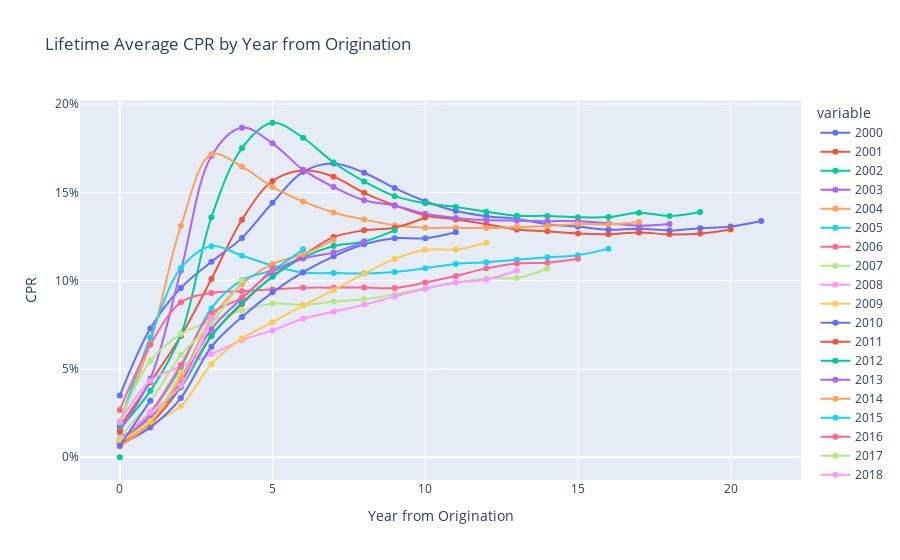

Write notebook code for a chart like this one.
### Code cell
import plotly.express as px

fig = px.line(lifetime_cprs.transpose(), line_shape= 'spline', title="Lifetime Average CPR by Year from Origination", markers=True)
fig.update_layout(yaxis_title='CPR', xaxis_title= 'Year from Origination', yaxis=dict(tickformat='0.0%'))

### Figure 1 — Plotly figure (JSON) as saved in the notebook; plotly's stock layout.template omitted (floating-point values rounded to 4 significant figures)
{"data": [{"hovertemplate": "variable=2000<br>index=%{x}<br>value=%{y}<extra></extra>", "legendgroup": "2000", "line": {"color": "#636efa", "dash": "solid", "shape": "spline"}, "marker": {"symbol": "circle"}, "mode": "lines+markers", "name": "2000", "orientation": "v", "showlegend": true, "type": "scatter", "x": [0, 1, 2, 3, 4, 5, 6, 7, 8, 9, 10, 11, 12, 13, 14, 15, 16, 17, 18, 19, 20, 21], "xaxis": "x", "y": [0.03491, 0.07295, 0.09593, 0.1107, 0.1242, 0.1442, 0.1617, 0.1664, 0.1612, 0.1524, 0.145, 0.1395, 0.1365, 0.135, 0.132, 0.1306, 0.1288, 0.1294, 0.1285, 0.1298, 0.1306, 0.1338], "yaxis": "y"}, {"hovertemplate": "variable=2001<br>index=%{x}<br>value=%{y}<extra></extra>", "legendgroup": "2001", "line": {"color": "#EF553B", "dash": "solid", "shape": "spline"}, "marker": {"symbol": "circle"}, "mode": "lines+markers", "name": "2001", "orientation": "v", "showlegend": true, "type": "scatter", "x": [0, 1, 2, 3, 4, 5, 6, 7, 8, 9, 10, 11, 12, 13, 14, 15, 16, 17, 18, 19, 20, 21], "xaxis": "x", "y": [0.01743, 0.04251, 0.06868, 0.1009, 0.1346, 0.1565, 0.1625, 0.1589, 0.1498, 0.1427, 0.137, 0.1347, 0.132, 0.129, 0.128, 0.1267, 0.1263, 0.1274, 0.1263, 0.1267, 0.129, null], "yaxis": "y"}, {"hovertemplate": "variable=2002<br>index=%{x}<br>value=%{y}<extra></extra>", "legendgroup": "2002", "line": {"color": "#00cc96", "dash": "solid", "shape": "spline"}, "marker": {"symbol": "circle"}, "mode": "lines+markers", "name": "2002", "orientation": "v", "showlegend": true, "type": "scatter", "x": [0, 1, 2, 3, 4, 5, 6, 7, 8, 9, 10, 11, 12, 13, 14, 15, 16, 17, 18, 19, 20, 21], "xaxis": "x", "y": [0.01636, 0.03762, 0.06937, 0.136, 0.1751, 0.1895, 0.181, 0.1669, 0.1562, 0.1479, 0.1438, 0.1418, 0.1391, 0.1368, 0.1367, 0.136, 0.136, 0.1385, 0.1367, 0.1389, null, null], "yaxis": "y"}, {"hovertemplate": "variable=2003<br>index=%{x}<br>value=%{y}<extra></extra>", "legendgroup": "2003", "line": {"color": "#ab63fa", "dash": "solid", "shape": "spline"}, "marker": {"symbol": "circle"}, "mode": "lines+markers", "name": "2003", "orientation": "v", "showlegend": true, "type": "scatter", "x": [0, 1, 2, 3, 4, 5, 6, 7, 8, 9, 10, 11, 12, 13, 14, 15, 16, 17, 18, 19, 20, 21], "xaxis": "x", "y": [0.0151, 0.04447, 0.1058, 0.1706, 0.1867, 0.1778, 0.1629, 0.153, 0.1455, 0.1425, 0.1379, 0.1356, 0.1344, 0.134, 0.1337, 0.1337, 0.1326, 0.1312, 0.1321, null, null, null], "yaxis": "y"}, {"hovertemplate": "variable=2004<br>index=%{x}<br>value=%{y}<extra></extra>", "legendgroup": "2004", "line": {"color": "#FFA15A", "dash": "solid", "shape": "spline"}, "marker": {"symbol": "circle"}, "mode": "lines+markers", "name": "2004", "orientation": "v", "showlegend": true, "type": "scatter", "x": [0, 1, 2, 3, 4, 5, 6, 7, 8, 9, 10, 11, 12, 13, 14, 15, 16, 17, 18, 19, 20, 21], "xaxis": "x", "y": [0.02003, 0.06483, 0.131, 0.1716, 0.1645, 0.153, 0.1449, 0.1386, 0.1346, 0.1314, 0.13, 0.13, 0.1298, 0.1304, 0.1309, 0.1321, 0.1319, 0.1333, null, null, null, null], "yaxis": "y"}, {"hovertemplate": "variable=2005<br>index=%{x}<br>value=%{y}<extra></extra>", "legendgroup": "2005", "line": {"color": "#19d3f3", "dash": "solid", "shape": "spline"}, "marker": {"symbol": "circle"}, "mode": "lines+markers", "name": "2005", "orientation": "v", "showlegend": true, "type": "scatter", "x": [0, 1, 2, 3, 4, 5, 6, 7, 8, 9, 10, 11, 12, 13, 14, 15, 16, 17, 18, 19, 20, 21], "xaxis": "x", "y": [0.01975, 0.06781, 0.1071, 0.1195, 0.1142, 0.1086, 0.1046, 0.1043, 0.1041, 0.105, 0.1071, 0.1095, 0.1105, 0.1118, 0.1132, 0.1145, 0.1182, null, null, null, null, null], "yaxis": "y"}, {"hovertemplate": "variable=2006<br>index=%{x}<br>value=%{y}<extra></extra>", "legendgroup": "2006", "line": {"color": "#FF6692", "dash": "solid", "shape": "spline"}, "marker": {"symbol": "circle"}, "mode": "lines+markers", "name": "2006", "orientation": "v", "showlegend": true, "type": "scatter", "x": [0, 1, 2, 3, 4, 5, 6, 7, 8, 9, 10, 11, 12, 13, 14, 15, 16, 17, 18, 19, 20, 21], "xaxis": "x", "y": [0.0268, 0.06366, 0.08774, 0.09304, 0.09403, 0.09511, 0.09598, 0.09607, 0.09608, 0.0958, 0.09895, 0.1027, 0.107, 0.1098, 0.1102, 0.1124, null, null, null, null, null, null], "yaxis": "y"}, {"hovertemplate": "variable=2007<br>index=%{x}<br>value=%{y}<extra></extra>", "legendgroup": "2007", "line": {"color": "#B6E880", "dash": "solid", "shape": "spline"}, "marker": {"symbol": "circle"}, "mode": "lines+markers", "name": "2007", "orientation": "v", "showlegend": true, "type": "scatter", "x": [0, 1, 2, 3, 4, 5, 6, 7, 8, 9, 10, 11, 12, 13, 14, 15, 16, 17, 18, 19, 20, 21], "xaxis": "x", "y": [0.02078, 0.05455, 0.06978, 0.07709, 0.08317, 0.08698, 0.08633, 0.08814, 0.08952, 0.09224, 0.09575, 0.09863, 0.1014, 0.1016, 0.1069, null, null, null, null, null, null, null], "yaxis": "y"}, {"hovertemplate": "variable=2008<br>index=%{x}<br>value=%{y}<extra></extra>", "legendgroup": "2008", "line": {"color": "#FF97FF", "dash": "solid", "shape": "spline"}, "marker": {"symbol": "circle"}, "mode": "lines+markers", "name": "2008", "orientation": "v", "showlegend": true, "type": "scatter", "x": [0, 1, 2, 3, 4, 5, 6, 7, 8, 9, 10, 11, 12, 13, 14, 15, 16, 17, 18, 19, 20, 21], "xaxis": "x", "y": [0.02003, 0.04334, 0.05145, 0.05844, 0.06627, 0.07185, 0.07846, 0.08248, 0.08633, 0.0911, 0.09541, 0.09896, 0.1006, 0.1058, null, null, null, null, null, null, null, null], "yaxis": "y"}, {"hovertemplate": "variable=2009<br>index=%{x}<br>value=%{y}<extra></extra>", "legendgroup": "2009", "line": {"color": "#FECB52", "dash": "solid", "shape": "spline"}, "marker": {"symbol": "circle"}, "mode": "lines+markers", "name": "2009", "orientation": "v", "showlegend": true, "type": "scatter", "x": [0, 1, 2, 3, 4, 5, 6, 7, 8, 9, 10, 11, 12, 13, 14, 15, 16, 17, 18, 19, 20, 21], "xaxis": "x", "y": [0.007184, 0.01855, 0.02898, 0.05282, 0.06723, 0.07644, 0.08592, 0.09469, 0.1039, 0.1123, 0.1175, 0.1177, 0.1215, null, null, null, null, null, null, null, null, null], "yaxis": "y"}, {"hovertemplate": "variable=2010<br>index=%{x}<br>value=%{y}<extra></extra>", "legendgroup": "2010", "line": {"color": "#636efa", "dash": "solid", "shape": "spline"}, "marker": {"symbol": "circle"}, "mode": "lines+markers", "name": "2010", "orientation": "v", "showlegend": true, "type": "scatter", "x": [0, 1, 2, 3, 4, 5, 6, 7, 8, 9, 10, 11, 12, 13, 14, 15, 16, 17, 18, 19, 20, 21], "xaxis": "x", "y": [0.007153, 0.0169, 0.03354, 0.06256, 0.07948, 0.09341, 0.1048, 0.1138, 0.1206, 0.1241, 0.1241, 0.1275, null, null, null, null, null, null, null, null, null, null], "yaxis": "y"}, {"hovertemplate": "variable=2011<br>index=%{x}<br>value=%{y}<extra></extra>", "legendgroup": "2011", "line": {"color": "#EF553B", "dash": "solid", "shape": "spline"}, "marker": {"symbol": "circle"}, "mode": "lines+markers", "name": "2011", "orientation": "v", "showlegend": true, "type": "scatter", "x": [0, 1, 2, 3, 4, 5, 6, 7, 8, 9, 10, 11, 12, 13, 14, 15, 16, 17, 18, 19, 20, 21], "xaxis": "x", "y": [0.00701, 0.01911, 0.03972, 0.06908, 0.08678, 0.1025, 0.1143, 0.1247, 0.1285, 0.13, 0.1358, null, null, null, null, null, null, null, null, null, null, null], "yaxis": "y"}, {"hovertemplate": "variable=2012<br>index=%{x}<br>value=%{y}<extra></extra>", "legendgroup": "2012", "line": {"color": "#00cc96", "dash": "solid", "shape": "spline"}, "marker": {"symbol": "circle"}, "mode": "lines+markers", "name": "2012", "orientation": "v", "showlegend": true, "type": "scatter", "x": [0, 1, 2, 3, 4, 5, 6, 7, 8, 9, 10, 11, 12, 13, 14, 15, 16, 17, 18, 19, 20, 21], "xaxis": "x", "y": [0.008503, 0.02282, 0.04006, 0.06847, 0.08754, 0.1022, 0.1131, 0.1196, 0.1222, 0.1285, null, null, null, null, null, null, null, null, null, null, null, null], "yaxis": "y"}, {"hovertemplate": "variable=2013<br>index=%{x}<br>value=%{y}<extra></extra>", "legendgroup": "2013", "line": {"color": "#ab63fa", "dash": "solid", "shape": "spline"}, "marker": {"symbol": "circle"}, "mode": "lines+markers", "name": "2013", "orientation": "v", "showlegend": true, "type": "scatter", "x": [0, 1, 2, 3, 4, 5, 6, 7, 8, 9, 10, 11, 12, 13, 14, 15, 16, 17, 18, 19, 20, 21], "xaxis": "x", "y": [0.0111, 0.02241, 0.04273, 0.07263, 0.09001, 0.105, 0.1125, 0.116, 0.1221, null, null, null, null, null, null, null, null, null, null, null, null, null], "yaxis": "y"}, {"hovertemplate": "variable=2014<br>index=%{x}<br>value=%{y}<extra></extra>", "legendgroup": "2014", "line": {"color": "#FFA15A", "dash": "solid", "shape": "spline"}, "marker": {"symbol": "circle"}, "mode": "lines+markers", "name": "2014", "orientation": "v", "showlegend": true, "type": "scatter", "x": [0, 1, 2, 3, 4, 5, 6, 7, 8, 9, 10, 11, 12, 13, 14, 15, 16, 17, 18, 19, 20, 21], "xaxis": "x", "y": [0.006008, 0.01985, 0.04489, 0.07835, 0.09811, 0.1094, 0.115, 0.123, null, null, null, null, null, null, null, null, null, null, null, null, null, null], "yaxis": "y"}, {"hovertemplate": "variable=2015<br>index=%{x}<br>value=%{y}<extra></extra>", "legendgroup": "2015", "line": {"color": "#19d3f3", "dash": "solid", "shape": "spline"}, "marker": {"symbol": "circle"}, "mode": "lines+markers", "name": "2015", "orientation": "v", "showlegend": true, "type": "scatter", "x": [0, 1, 2, 3, 4, 5, 6, 7, 8, 9, 10, 11, 12, 13, 14, 15, 16, 17, 18, 19, 20, 21], "xaxis": "x", "y": [0.00815, 0.02492, 0.05079, 0.08442, 0.1003, 0.1063, 0.1177, null, null, null, null, null, null, null, null, null, null, null, null, null, null, null], "yaxis": "y"}, {"hovertemplate": "variable=2016<br>index=%{x}<br>value=%{y}<extra></extra>", "legendgroup": "2016", "line": {"color": "#FF6692", "dash": "solid", "shape": "spline"}, "marker": {"symbol": "circle"}, "mode": "lines+markers", "name": "2016", "orientation": "v", "showlegend": true, "type": "scatter", "x": [0, 1, 2, 3, 4, 5, 6, 7, 8, 9, 10, 11, 12, 13, 14, 15, 16, 17, 18, 19, 20, 21], "xaxis": "x", "y": [0.008546, 0.02532, 0.05242, 0.08139, 0.09052, 0.1071, null, null, null, null, null, null, null, null, null, null, null, null, null, null, null, null], "yaxis": "y"}, {"hovertemplate": "variable=2017<br>index=%{x}<br>value=%{y}<extra></extra>", "legendgroup": "2017", "line": {"color": "#B6E880", "dash": "solid", "shape": "spline"}, "marker": {"symbol": "circle"}, "mode": "lines+markers", "name": "2017", "orientation": "v", "showlegend": true, "type": "scatter", "x": [0, 1, 2, 3, 4, 5, 6, 7, 8, 9, 10, 11, 12, 13, 14, 15, 16, 17, 18, 19, 20, 21], "xaxis": "x", "y": [0.01183, 0.03165, 0.05785, 0.07574, 0.1003, null, null, null, null, null, null, null, null, null, null, null, null, null, null, null, null, null], "yaxis": "y"}, {"hovertemplate": "variable=2018<br>index=%{x}<br>value=%{y}<extra></extra>", "legendgroup": "2018", "line": {"color": "#FF97FF", "dash": "solid", "shape": "spline"}, "marker": {"symbol": "circle"}, "mode": "lines+markers", "name": "2018", "orientation": "v", "showlegend": true, "type": "scatter", "x": [0, 1, 2, 3, 4, 5, 6, 7, 8, 9, 10, 11, 12, 13, 14, 15, 16, 17, 18, 19, 20, 21], "xaxis": "x", "y": [0.009509, 0.02529, 0.04067, 0.07933, null, null, null, null, null, null, null, null, null, null, null, null, null, null, null, null, null, null], "yaxis": "y"}, {"hovertemplate": "variable=2019<br>index=%{x}<br>value=%{y}<extra></extra>", "legendgroup": "2019", "line": {"color": "#FECB52", "dash": "solid", "shape": "spline"}, "marker": {"symbol": "circle"}, "mode": "lines+markers", "name": "2019", "orientation": "v", "showlegend": true, "type": "scatter", "x": [0, 1, 2, 3, 4, 5, 6, 7, 8, 9, 10, 11, 12, 13, 14, 15, 16, 17, 18, 19, 20, 21], "xaxis": "x", "y": [0.009244, 0.0205, 0.04816, null, null, null, null, null, null, null, null, null, null, null, null, null, null, null, null, null, null, null], "yaxis": "y"}, {"hovertemplate": "variable=2020<br>index=%{x}<br>value=%{y}<extra></extra>", "legendgroup": "2020", "line": {"color": "#636efa", "dash": "solid", "shape": "spline"}, "marker": {"symbol": "circle"}, "mode": "lines+markers", "name": "2020", "orientation": "v", "showlegend": true, "type": "scatter", "x": [0, 1, 2, 3, 4, 5, 6, 7, 8, 9, 10, 11, 12, 13, 14, 15, 16, 17, 18, 19, 20, 21], "xaxis": "x", "y": [0.006547, 0.032, null, null, null, null, null, null, null, null, null, null, null, null, null, null, null, null, null, null, null, null], "yaxis": "y"}, {"hovertemplate": "variable=2021<br>index=%{x}<br>value=%{y}<extra></extra>", "legendgroup": "2021", "line": {"color": "#EF553B", "dash": "solid", "shape": "spline"}, "marker": {"symbol": "circle"}, "mode": "lines+markers", "name": "2021", "orientation": "v", "showlegend": true, "type": "scatter", "x": [0, 1, 2, 3, 4, 5, 6, 7, 8, 9, 10, 11, 12, 13, 14, 15, 16, 17, 18, 19, 20, 21], "xaxis": "x", "y": [0.01428, null, null, null, null, null, null, null, null, null, null, null, null, null, null, null, null, null, null, null, null, null], "yaxis": "y"}, {"hovertemplate": "variable=2022<br>index=%{x}<br>value=%{y}<extra></extra>", "legendgroup": "2022", "line": {"color": "#00cc96", "dash": "solid", "shape": "spline"}, "marker": {"symbol": "circle"}, "mode": "lines+markers", "name": "2022", "orientation": "v", "showlegend": true, "type": "scatter", "x": [0, 1, 2, 3, 4, 5, 6, 7, 8, 9, 10, 11, 12, 13, 14, 15, 16, 17, 18, 19, 20, 21], "xaxis": "x", "y": [0, null, null, null, null, null, null, null, null, null, null, null, null, null, null, null, null, null, null, null, null, null], "yaxis": "y"}], "layout": {"legend": {"title": {"text": "variable"}, "tracegroupgap": 0}, "title": {"text": "Lifetime Average CPR by Year from Origination"}, "xaxis": {"anchor": "y", "domain": [0, 1], "title": {"text": "Year from Origination"}}, "yaxis": {"anchor": "x", "domain": [0, 1], "tickformat": "0.0%", "title": {"text": "CPR"}}}}
